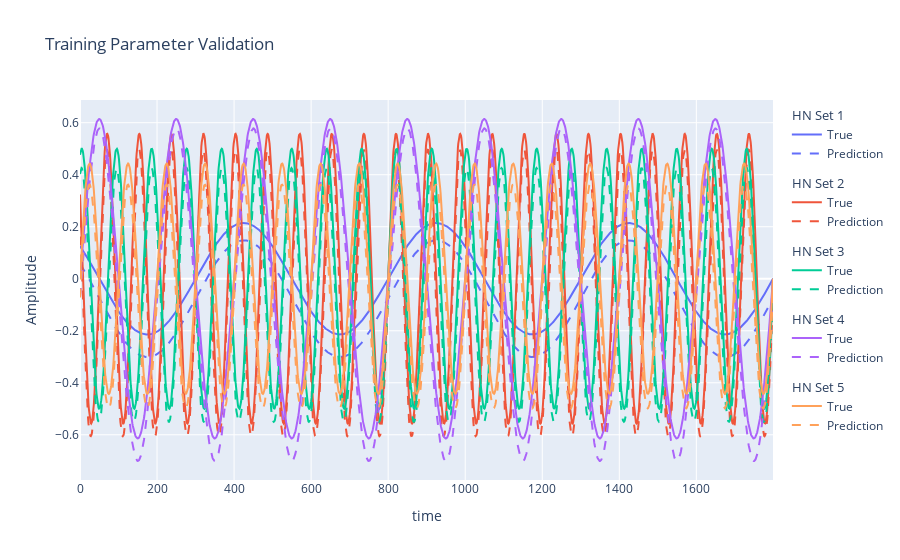

Notebook source saved alongside this figure:
### Markdown cell above
First we plot the results with the validation data set of true sine waves for HyperNet inputs that were included in the training data set and see how well the model predicts the sine waves.

### Code cell
reshape = (-1,)

vtp_fig = go.Figure()
vtp_fig.update_layout(
    title="Training Parameter Validation", yaxis={"title": "Amplitude"}, xaxis={"title": "time"}
)
for i, ds in enumerate(VTP_DATA):

    hx, tx, ty, tyhat = ds
    tyhat = tyhat.cpu().reshape(*reshape)
    ty = ty.cpu().reshape(*reshape)
    p_set = f"HN Set {i+1}"
    p_hover = "<br>    ".join([f"{x:.3e}" for x in hx.cpu().numpy()])

    vtp_fig.add_trace(
        go.Scatter(
            x=torch.arange(len(tx)),
            y=tyhat.cpu(),
            line={"color": colors[color_count]},
            name="True",
            showlegend=True,
            legendgroup=p_set,
            legendgrouptitle_text=p_set,
            hovertemplate=f"HyperNet Inputs:<br>    {p_hover}<br>" "<br>t: %{x}" "<br>a: %{y}",
        )
    )

    vtp_fig.add_trace(
        go.Scatter(
            x=torch.arange(len(tx)),
            y=ty,
            line={"color": colors[color_count], "dash": "dash"},
            name="Prediction",
            showlegend=True,
            legendgroup=p_set,
            legendgrouptitle_text=p_set,
            hovertemplate=f"HyperNet Inputs:<br>    {p_hover}<br>" "<br>t: %{x}" "<br>a: %{y}",
        )
    )

    color_count += 1
    if color_count == len(colors):
        color_count = 0

vtp_fig.show()

### Figure 1 — Plotly figure (JSON) as saved in the notebook; plotly's stock layout.template omitted (floating-point values rounded to 4 significant figures; data arrays with more than 128 entries replaced by an {"elided": "..."} marker saying what was removed)
{"data": [{"hovertemplate": "HyperNet Inputs:<br>    2.143e-01<br>    4.000e+00<br><br>t: %{x}<br>a: %{y}", "legendgroup": "HN Set 1", "legendgrouptitle": {"text": "HN Set 1"}, "line": {"color": "#636EFA"}, "name": "True", "showlegend": true, "type": "scatter", "x": {"elided": "1800 int values"}, "y": {"elided": "1800 float values"}}, {"hovertemplate": "HyperNet Inputs:<br>    2.143e-01<br>    4.000e+00<br><br>t: %{x}<br>a: %{y}", "legendgroup": "HN Set 1", "legendgrouptitle": {"text": "HN Set 1"}, "line": {"color": "#636EFA", "dash": "dash"}, "name": "Prediction", "showlegend": true, "type": "scatter", "x": {"elided": "1800 int values"}, "y": {"elided": "1800 float values"}}, {"hovertemplate": "HyperNet Inputs:<br>    5.571e-01<br>    2.400e+01<br><br>t: %{x}<br>a: %{y}", "legendgroup": "HN Set 2", "legendgrouptitle": {"text": "HN Set 2"}, "line": {"color": "#EF553B"}, "name": "True", "showlegend": true, "type": "scatter", "x": {"elided": "1800 int values"}, "y": {"elided": "1800 float values"}}, {"hovertemplate": "HyperNet Inputs:<br>    5.571e-01<br>    2.400e+01<br><br>t: %{x}<br>a: %{y}", "legendgroup": "HN Set 2", "legendgrouptitle": {"text": "HN Set 2"}, "line": {"color": "#EF553B", "dash": "dash"}, "name": "Prediction", "showlegend": true, "type": "scatter", "x": {"elided": "1800 int values"}, "y": {"elided": "1800 float values"}}, {"hovertemplate": "HyperNet Inputs:<br>    5.000e-01<br>    2.200e+01<br><br>t: %{x}<br>a: %{y}", "legendgroup": "HN Set 3", "legendgrouptitle": {"text": "HN Set 3"}, "line": {"color": "#00CC96"}, "name": "True", "showlegend": true, "type": "scatter", "x": {"elided": "1800 int values"}, "y": {"elided": "1800 float values"}}, {"hovertemplate": "HyperNet Inputs:<br>    5.000e-01<br>    2.200e+01<br><br>t: %{x}<br>a: %{y}", "legendgroup": "HN Set 3", "legendgrouptitle": {"text": "HN Set 3"}, "line": {"color": "#00CC96", "dash": "dash"}, "name": "Prediction", "showlegend": true, "type": "scatter", "x": {"elided": "1800 int values"}, "y": {"elided": "1800 float values"}}, {"hovertemplate": "HyperNet Inputs:<br>    6.143e-01<br>    1.000e+01<br><br>t: %{x}<br>a: %{y}", "legendgroup": "HN Set 4", "legendgrouptitle": {"text": "HN Set 4"}, "line": {"color": "#AB63FA"}, "name": "True", "showlegend": true, "type": "scatter", "x": {"elided": "1800 int values"}, "y": {"elided": "1800 float values"}}, {"hovertemplate": "HyperNet Inputs:<br>    6.143e-01<br>    1.000e+01<br><br>t: %{x}<br>a: %{y}", "legendgroup": "HN Set 4", "legendgrouptitle": {"text": "HN Set 4"}, "line": {"color": "#AB63FA", "dash": "dash"}, "name": "Prediction", "showlegend": true, "type": "scatter", "x": {"elided": "1800 int values"}, "y": {"elided": "1800 float values"}}, {"hovertemplate": "HyperNet Inputs:<br>    4.429e-01<br>    2.000e+01<br><br>t: %{x}<br>a: %{y}", "legendgroup": "HN Set 5", "legendgrouptitle": {"text": "HN Set 5"}, "line": {"color": "#FFA15A"}, "name": "True", "showlegend": true, "type": "scatter", "x": {"elided": "1800 int values"}, "y": {"elided": "1800 float values"}}, {"hovertemplate": "HyperNet Inputs:<br>    4.429e-01<br>    2.000e+01<br><br>t: %{x}<br>a: %{y}", "legendgroup": "HN Set 5", "legendgrouptitle": {"text": "HN Set 5"}, "line": {"color": "#FFA15A", "dash": "dash"}, "name": "Prediction", "showlegend": true, "type": "scatter", "x": {"elided": "1800 int values"}, "y": {"elided": "1800 float values"}}], "layout": {"title": {"text": "Training Parameter Validation"}, "xaxis": {"title": {"text": "time"}}, "yaxis": {"title": {"text": "Amplitude"}}}}
